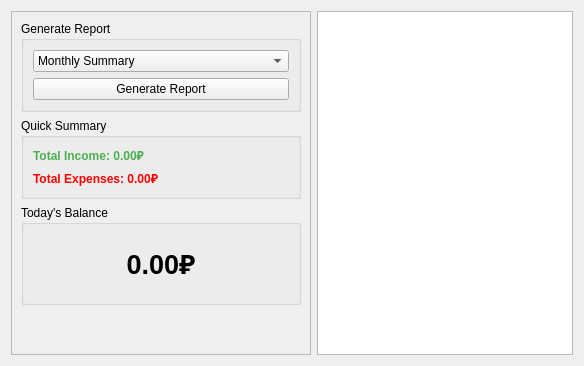
      <widget class="QWidget" name="tab_reports">
       <attribute name="title">
        <string>Reports</string>
       </attribute>
       <layout class="QHBoxLayout" name="horizontalLayout_6">
        <item>
         <widget class="QFrame" name="frame_5">
          <property name="minimumSize">
           <size>
            <width>300</width>
            <height>0</height>
           </size>
          </property>
          <property name="maximumSize">
           <size>
            <width>300</width>
            <height>16777215</height>
           </size>
          </property>
          <property name="frameShape">
           <enum>QFrame::StyledPanel</enum>
          </property>
          <property name="frameShadow">
           <enum>QFrame::Raised</enum>
          </property>
          <layout class="QVBoxLayout" name="verticalLayout_7">
           <item>
            <widget class="QGroupBox" name="groupBox_10">
             <property name="minimumSize">
              <size>
               <width>0</width>
               <height>0</height>
              </size>
             </property>
             <property name="title">
              <string>Generate Report</string>
             </property>
             <layout class="QVBoxLayout" name="verticalLayout_19">
              <item>
               <widget class="QComboBox" name="comboBox_report_type">
                <item>
                 <property name="text">
                  <string>Monthly Summary</string>
                 </property>
                </item>
                <item>
                 <property name="text">
                  <string>Category Analysis</string>
                 </property>
                </item>
                <item>
                 <property name="text">
                  <string>Currency Analysis</string>
                 </property>
                </item>
                <item>
                 <property name="text">
                  <string>Account Balances</string>
                 </property>
                </item>
                <item>
                 <property name="text">
                  <string>Income vs Expenses</string>
                 </property>
                </item>
               </widget>
              </item>
              <item>
               <widget class="QPushButton" name="pushButton_generate_report">
                <property name="text">
                 <string>Generate Report</string>
                </property>
               </widget>
              </item>
             </layout>
            </widget>
           </item>
           <item>
            <widget class="QGroupBox" name="groupBox_summary">
             <property name="title">
              <string>Quick Summary</string>
             </property>
             <layout class="QVBoxLayout" name="verticalLayout_summary">
              <item>
               <widget class="QLabel" name="label_total_income">
                <property name="styleSheet">
                 <string notr="true">color: #4CAF50; font-weight: bold;</string>
                </property>
                <property name="text">
                 <string>Total Income: 0.00₽</string>
                </property>
               </widget>
              </item>
              <item>
               <widget class="QLabel" name="label_total_expenses">
                <property name="styleSheet">
                 <string notr="true">color: red; font-weight: bold;</string>
                </property>
                <property name="text">
                 <string>Total Expenses: 0.00₽</string>
                </property>
               </widget>
              </item>
             </layout>
            </widget>
           </item>
           <item>
            <widget class="QGroupBox" name="groupBox_daily_balance">
             <property name="minimumSize">
              <size>
               <width>0</width>
               <height>100</height>
              </size>
             </property>
             <property name="title">
              <string>Today's Balance</string>
             </property>
             <layout class="QVBoxLayout" name="verticalLayout_17">
              <item>
               <widget class="QLabel" name="label_daily_balance">
                <property name="font">
                 <font>
                  <pointsize>20</pointsize>
                  <weight>75</weight>
                  <bold>true</bold>
                 </font>
                </property>
                <property name="text">
                 <string>0.00₽</string>
                </property>
                <property name="alignment">
                 <set>Qt::AlignCenter</set>
                </property>
               </widget>
              </item>
             </layout>
            </widget>
           </item>
           <item>
            <spacer name="verticalSpacer_4">
             <property name="orientation">
              <enum>Qt::Vertical</enum>
             </property>
             <property name="sizeHint" stdset="0">
              <size>
               <width>20</width>
               <height>40</height>
              </size>
             </property>
            </spacer>
           </item>
          </layout>
         </widget>
        </item>
        <item>
         <widget class="QTableView" name="tableView_reports"/>
        </item>
       </layout>
      </widget>
